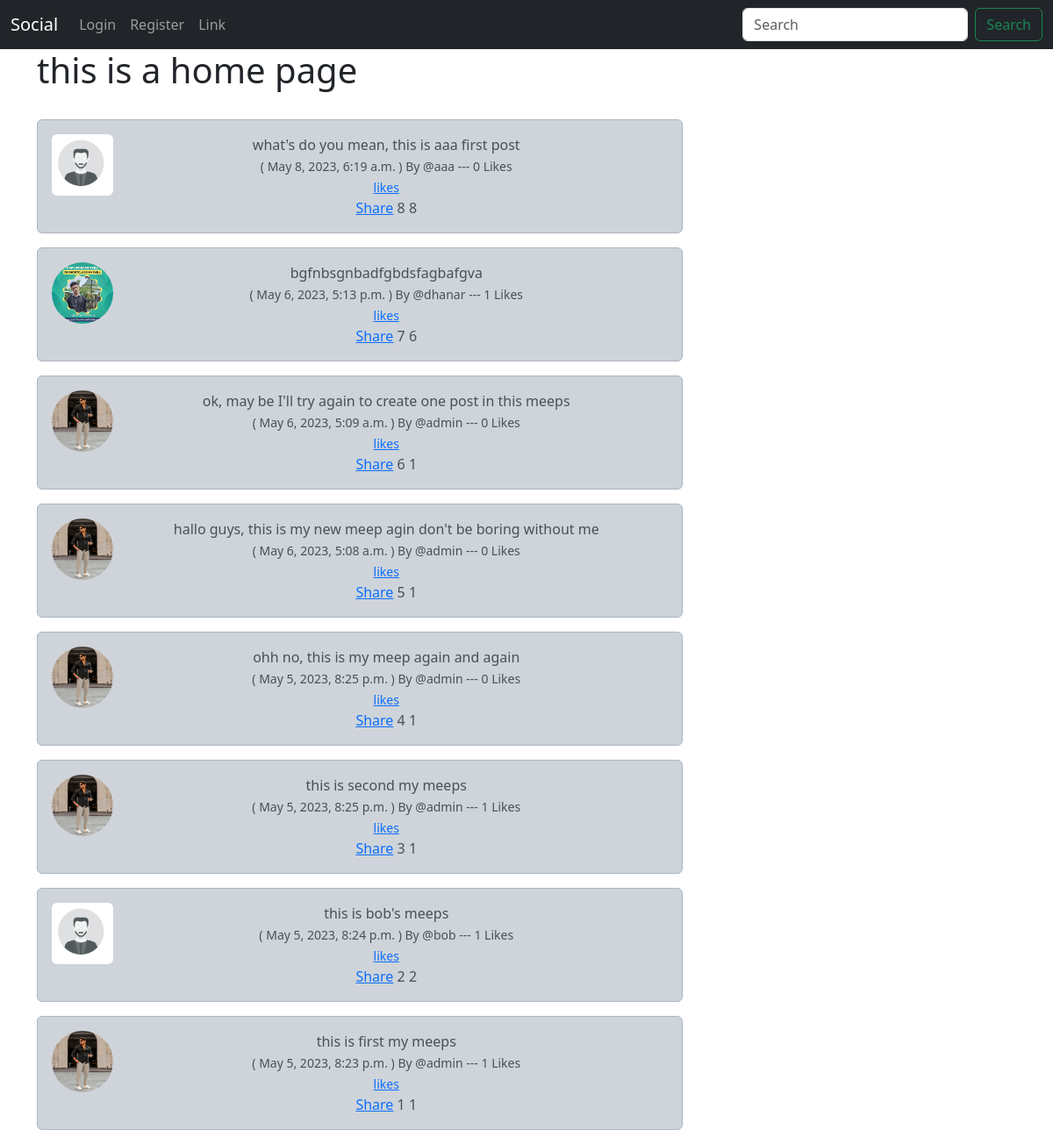
The page / on the database its author committed.
### musker/models.py (models this page shows, shortened)
class Meep(models.Model):
    user = models.ForeignKey(
        User, related_name="meeps",
        on_delete=models.DO_NOTHING
    )
    body = models.CharField(max_length=200)
    created_at = models.DateTimeField(auto_now_add=True)
    likes = models.ManyToManyField(User, related_name='meep_likes', blank=True)
    def CountLikesMeep(self):
        return self.likes.count()

class Profile(models.Model):
    user = models.OneToOneField(User, on_delete=models.CASCADE)
    follows = models.ManyToManyField(
        "self",
        related_name="follow_by",
        symmetrical=False,
        blank=True
    )
    date_modified = models.DateTimeField(User, auto_now=True)
    profile_pic = models.ImageField(blank=True, null=True, upload_to='images/') #<- upload to will upload pic to images file in media file

### musker/views.py (the view)
# urls.py: path('', views.Home, name='home'),
def Home(request):
    if request.user.is_authenticated:
        form = MeepForm(request.POST or None)
        if request.method == "POST":
            meep = form.save(commit=False)
            meep.user = request.user
            meep.save()
            messages.success(request,('Your Meeps Has Been Posted!!....'))
            return redirect('home')
        meeps = Meep.objects.all().order_by('-created_at') # useing "-" before created_at in order_by for when we want to order sort woth last time this meeps add
        return render(request, "musker/home.html", {"meeps":meeps, "form":form}) #<-- don't forget to give value in return code                                                             # if we want to send value to html code we should give value with dict method
    else:
        meeps = Meep.objects.all().order_by('-created_at') # useing "-" before created_at in order_by for when we want to order sort woth last time this meeps add
        return render(request, "musker/home.html", {"meeps":meeps})

### musker/templates/musker/home.html (shortened to what this page needs)
{% extends 'musker/base.html' %}
{% load static %}
{% block content %}
<h1>this is a home page</h1>
<br/>
<div class="countainer text-center">
    <div class="row">
        <div class="col-8">
            {% for meep in meeps %}
            <div class="alert alert-dark" role="alert">
                <div class='countainer'>
                    <div class='row'>
                        <div class='col-1'>
                            {% if meep.user.profile.profile_pic %}
                                <img src="{{ meep.user.profile.profile_pic.url }}" class="rounded-circle" width=70 height=70 alt="Profile Picture">
                            {% else %}
                                <img src="{% static 'images/default_pic.jpg' %}" class="rounded mx-auto d-block" width=70 height=70 alt="default Picture">
                            {% endif %}
                        </div>
                        <div class='col -10'>
                            {{ meep.body }}<br/>
                            <small>
                                ( {{ meep.created_at }} ) By
                                @{{ meep.user.username }} --- {{ meep.CountLikesMeep }} Likes <br/>
                                {% if user in meep.likes.all %}
                                    <a href="{% url 'meep-likes' meep.id %}"> Unlikes </a>
                                {% else %}
                                    <a href="{% url 'meep-likes' meep.id %}"> likes </a>
                                {% endif %}
                            </small>
                            <br/><a href='{% url "meep-show" meep.id %}'>Share</a>
                            {{ meep.id }}
                            {{ meep.user.id }}
                        </div>
                    </div>
                </div>
            </div>
            {% endfor %}
        </div>
        <div class="col-4">
            <br/>
        </div>
    </div>
</div>
{% endblock content %}

### musker/templates/musker/base.html (shortened to what this page needs)
<!doctype html>
<html lang="en">
  <head>
    <link href="https://cdn.jsdelivr.net/npm/bootstrap@5.3.0-alpha3/dist/css/bootstrap.min.css" rel="stylesheet">
  </head>
  <body>
    {% include 'musker/navbar.html' %}
        <div class='container'>
            {% if messages %}
                {% for message in messages %}
                <br/><br/>
                    <div class="alert alert-warning" role="alert">
                        {{ message }}
                    </div>
                {% endfor %}
            {% else %}
            {% block content %}{% endblock content %}
            {% endif %}
        </div>
  </body>
</html>

### musker/templates/musker/navbar.html (shortened to what this page needs)
<nav class="navbar navbar-expand-lg navbar-dark bg-dark">
    <div class="container-fluid">
      <a class="navbar-brand" href="{% url 'home' %}">Social</a>
      <div class="collapse navbar-collapse" id="navbarSupportedContent">
        <ul class="navbar-nav me-auto mb-2 mb-lg-0">
          {% if user.is_authenticated %}
            <li class="nav-item">
              <a class="nav-link" aria-current="page" href="{% url 'profile-view' request.user.id %}">My Profile</a>
            </li>
            <li class="nav-item">
              <a class="nav-link" href="{% url 'logout' %}">Logout</a>
            </li>
          {% else %}
            <li class="nav-item">
              <a class="nav-link" href="{% url 'login' %}">Login</a>
            </li>
            <li class="nav-item">
              <a class="nav-link" href="{% url 'register' %}">Register</a>
            </li>
          {% endif %}
          <li class="nav-item">
            <a class="nav-link" href="{% url 'profile-list' %}">Link</a>
          </li>
        </ul>
        <form class="d-flex" role="search">
          <input class="form-control me-2" type="search" placeholder="Search" aria-label="Search">
          <button class="btn btn-outline-success" type="submit">Search</button>
        </form>
      </div>
    </div>
  </nav>

### rows shown on the page
Meep: body "what's do you mean, this is aaa first post", created_at "May 8, 2023, 6:19 a.m.", user.username "aaa", CountLikesMeep "0", shows "likes", id "8", user.id "8"
Meep: user.profile.profile_pic (picture), body "bgfnbsgnbadfgbdsfagbafgva", created_at "May 6, 2023, 5:13 p.m.", user.username "dhanar", CountLikesMeep "1", shows "likes", id "7", user.id "6"
Meep: user.profile.profile_pic (picture), body "ok, may be I'll try again to create one post in this meeps", created_at "May 6, 2023, 5:09 a.m.", user.username "admin", CountLikesMeep "0", shows "likes", id "6", user.id "1"
Meep: user.profile.profile_pic (picture), body "hallo guys, this is my new meep agin don't be boring without me", created_at "May 6, 2023, 5:08 a.m.", user.username "admin", CountLikesMeep "0", shows "likes", id "5", user.id "1"
Meep: user.profile.profile_pic (picture), body "ohh no, this is my meep again and again", created_at "May 5, 2023, 8:25 p.m.", user.username "admin", CountLikesMeep "0", shows "likes", id "4", user.id "1"
Meep: user.profile.profile_pic (picture), body "this is second my meeps", created_at "May 5, 2023, 8:25 p.m.", user.username "admin", CountLikesMeep "1", shows "likes", id "3", user.id "1"
Meep: body "this is bob's meeps", created_at "May 5, 2023, 8:24 p.m.", user.username "bob", CountLikesMeep "1", shows "likes", id "2", user.id "2"
Meep: user.profile.profile_pic (picture), body "this is first my meeps", created_at "May 5, 2023, 8:23 p.m.", user.username "admin", CountLikesMeep "1", shows "likes", id "1", user.id "1"
